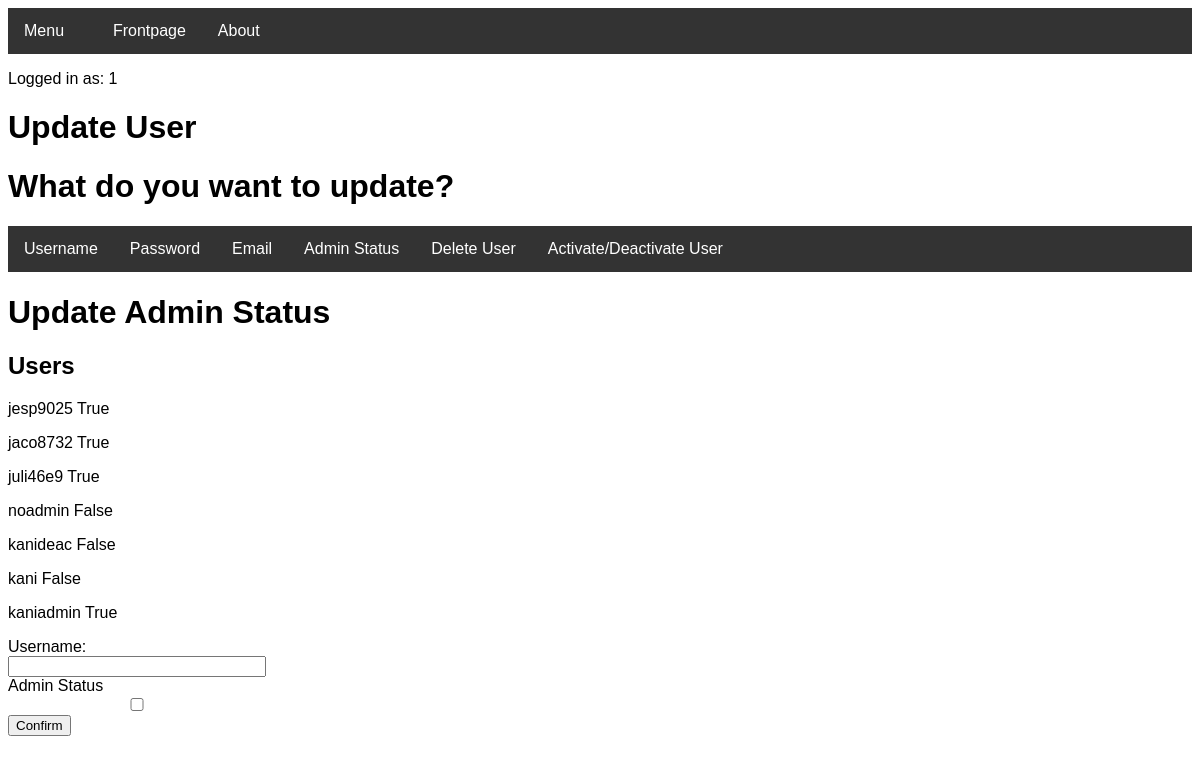
The page /updateadminstatus (signed in) on the database as committed earlier.
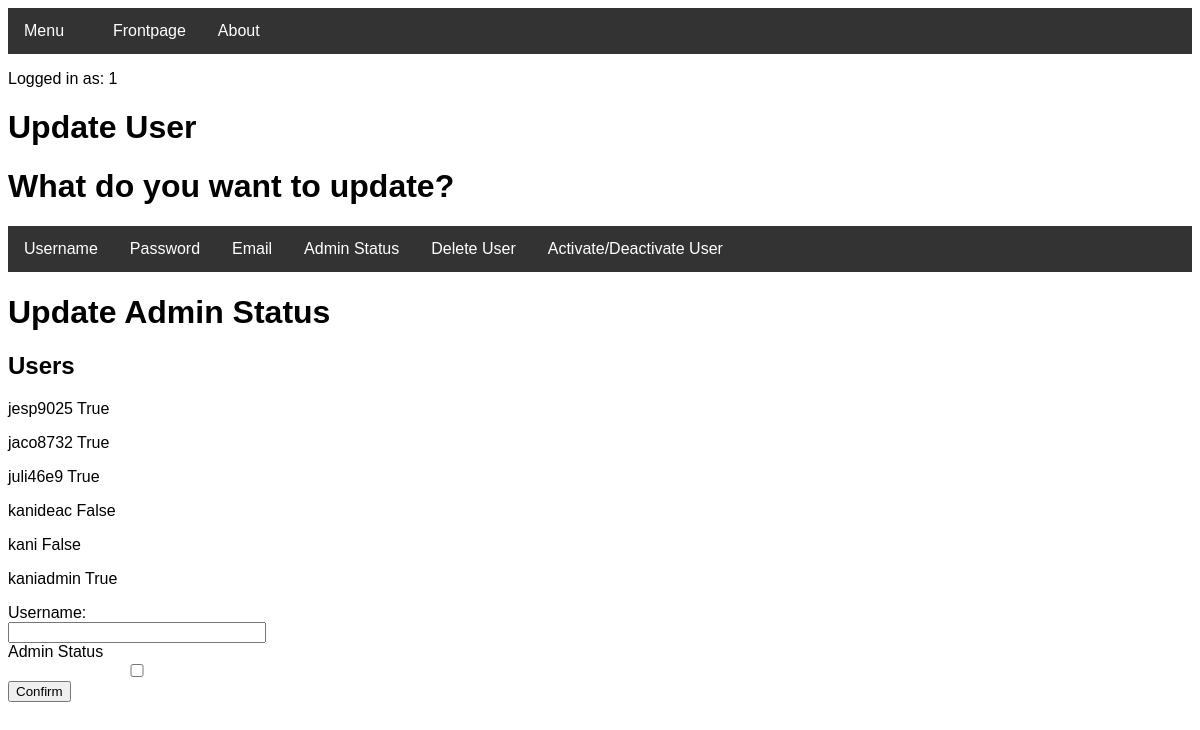
The same page on the database as committed later.
### tables this page shows
CREATE TABLE User (user_id INTEGER PRIMARY KEY UNIQUE, user_username STRING NOT NULL UNIQUE, user_password STRING NOT NULL, user_email STRING UNIQUE, user_is_admin BOOLEAN NOT NULL, user_account_is_active BOOLEAN NOT NULL);

### routes.py (the view)
@app.route("/updateadminstatus", methods=['GET', 'POST'])
def updateadminstatus():
    if "name" not in session:
        return redirect(url_for("login"))
    if user.checkIfAdmin(session['name']) == False:
        return redirect(url_for("denied"))
    lst = user.readUserAnything("SELECT user_username, user_is_admin FROM User;")
    try:
        if request.method == 'POST':
            username=request.form['Username']
            username=username.lower()
            admin=request.form['status']
            if user.checkUserExist(username):
                user.updateUserAnything("UPDATE User SET user_is_admin = '{}' WHERE user_username = '{}'".format(admin, username))
                updateUserData.createUpdateUserData(session['name'], username, "Changed Admin Status to {}".format(admin))
                flash("Success: User Admin Status has been updated")
                return redirect(url_for("updateuser"))
            else:
                flash("Error: Couldn't find username in database")
    except (TypeError, ValueError) as e:
        return e
    return render_template("updateadminstatus.html", data=lst, username=session['name'])

### Project.py (called while the page is built)
    def checkIfAdmin(self, username):
        try:
            c = self.conn.cursor()
            c.execute("SELECT user_is_admin FROM User WHERE user_username = '{}'".format(username))
            lst = c.fetchall()
            toList = functools.reduce(operator.add, (lst))
            for item in toList:
                if item == "True":
                    return True
            return False
        except TypeError:
            pass

    def readUserAnything(self, param):
        c = self.conn.cursor()
        c.execute(param)
        lst = c.fetchall()
        c.close()
        return lst

### templates/updateadminstatus.html (shortened to what this page needs)
<!DOCTYPE html>
<head>
<link rel="stylesheet" href="../static/theme.css">
<link rel="stylesheet" type="text/css" href="../static/barstyle.css" title="style"/>
<link rel="stylesheet" type="text/css" href="../static/errorstyle.css" title="style"/>
</head>
<body>
<div class="navbar">
  <div class="dropdown">
    <button class="dropbtn">Menu
      <i class="fa fa-caret-down"></i>
    </button>
  </div>
  <a href="welcome">Frontpage</a>
  <a href="about">About</a>
</div>
</body>
<p>Logged in as: {{ username }}</p>
<h1>Update User</h1>
    <h1>What do you want to update?</h1>
<div class="navbar">
    <a href="updateusername">Username</a>
    <a href="updatepassword">Password</a>
    <a href="updateemail">Email</a>
    <a href="updateadminstatus">Admin Status</a>
    <a href="deleteuser">Delete User</a>
    <a href="updateuseractivestatus">Activate/Deactivate User</a>
</div>
    <h1>Update Admin Status</h1>
    <h2>Users</h2>
    <body>
       {%for value in data%}
        <p>{{value | replace("(", "") | replace(")", "") | replace(":", "=") | replace("'", "") | replace("=,", ":") | replace(",", "")}}</p>
       {%endfor%}
      </body>
<div class="container">
    <form action="" method="post" role="form" autocomplete="off">
    <label for="Username">Username:</label>
    <input type="text" class="form-control" id="Username" name="Username" required>
    <label for="status"> Admin Status</label><br>
    <input type="checkbox" id="status" name="status" value="True">
    <button type="submit" class="btn btn-success">Confirm</button>
    </form>
</div>

Rows that differ between the two databases and show on the page:
removed User: value "noadmin False"
